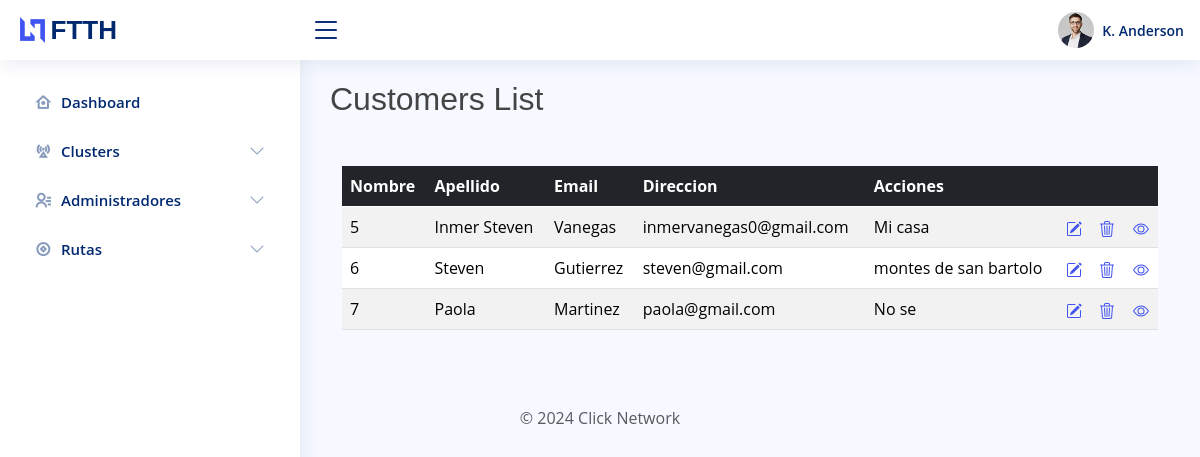
Page /view_customers/ on the committed database.
### account/models.py (models this page shows)
class Cliente(models.Model):
    nombre = models.CharField(max_length=250, verbose_name="Nombre del cliente")
    apellido = models.CharField(max_length=250, verbose_name="Apellidos del cliente")
    email = models.EmailField(max_length=250, verbose_name="Correo del Cliente")
    addres = models.CharField(max_length=250, verbose_name="Direccion del Cliente")
    class Meta:
        verbose_name = 'Cliente'
        verbose_name_plural = 'Clientes'
        ordering = ['id']
    def __str__(self):
        return self.nombre

### account/views.py (the view)
# urls.py: path('view_customers/', views.view_customers, name='view_customers'),
def view_customers(request):
    customers = Cliente.objects.all()
    print(customers)
    return render(request, 'view_customers.html', {'customers' : customers})

### templates/view_customers.html (shortened to what this page needs)
{% extends "template.html" %}
{% block content %}
    <h2>Customers List</h2>
   <div class="container mt-5">
         {% if customers %}
        <table class="table table-striped">
            <thead class="table-dark">
                <tr>
                    <th scope="col">Nombre</th>
                    <th scope="col">Apellido</th>
                    <th scope="col">Email</th>
                    <th scope="col">Direccion</th>
                    <th scope="col">Acciones</th>
                    <th scope="col"></th>
                    <th scope="col"></th>
                    <th scope="col"></th>
                </tr>
            </thead>
            <tbody>
                {% for customer in customers %}
                    <tr>
                        <td>{{customer.id}}</td>
                        <td>{{ customer.nombre }}</td>
                        <td>{{ customer.apellido }}</td>
                        <td>{{customer.email}}</td>
                        <td>{{customer.addres}}</td>
                        <td title="Editar">
                            <a href="edit_customer/{{customer.id}}">
                            </a>
                        </td>
                        <td title="Borrar">
                            <a href = "delete_customer/{{customer.id}}">
                            </a>
                        </td>
                        <td title="Ver Cliente">
                            <a href="view_customer/{{customer.id}}">
</a>
                        </td>
                    </tr>
                {% endfor %}
            </tbody>
        </table>
    {% else %}
        <p>No hay usuarios.</p>
    {% endif %}
   </div>
{% endblock %}

### static/assets/css/style.css (style rules this page uses)
:root { scroll-behavior: smooth; }
body { font-family: "Open Sans", sans-serif; background: #f6f9ff; color: #444444; }
a { color: #4154f1; text-decoration: none; }
h1, h2, h3, h4, h5, h6 { font-family: "Nunito", sans-serif; }

### rows in the picture
Cliente: id "5", nombre "Inmer Steven", apellido "Vanegas", email "inmervanegas0@gmail.com", addres "Mi casa"
Cliente: id "6", nombre "Steven", apellido "Gutierrez", email "steven@gmail.com", addres "montes de san bartolo"
Cliente: id "7", nombre "Paola", apellido "Martinez", email "paola@gmail.com", addres "No se"
